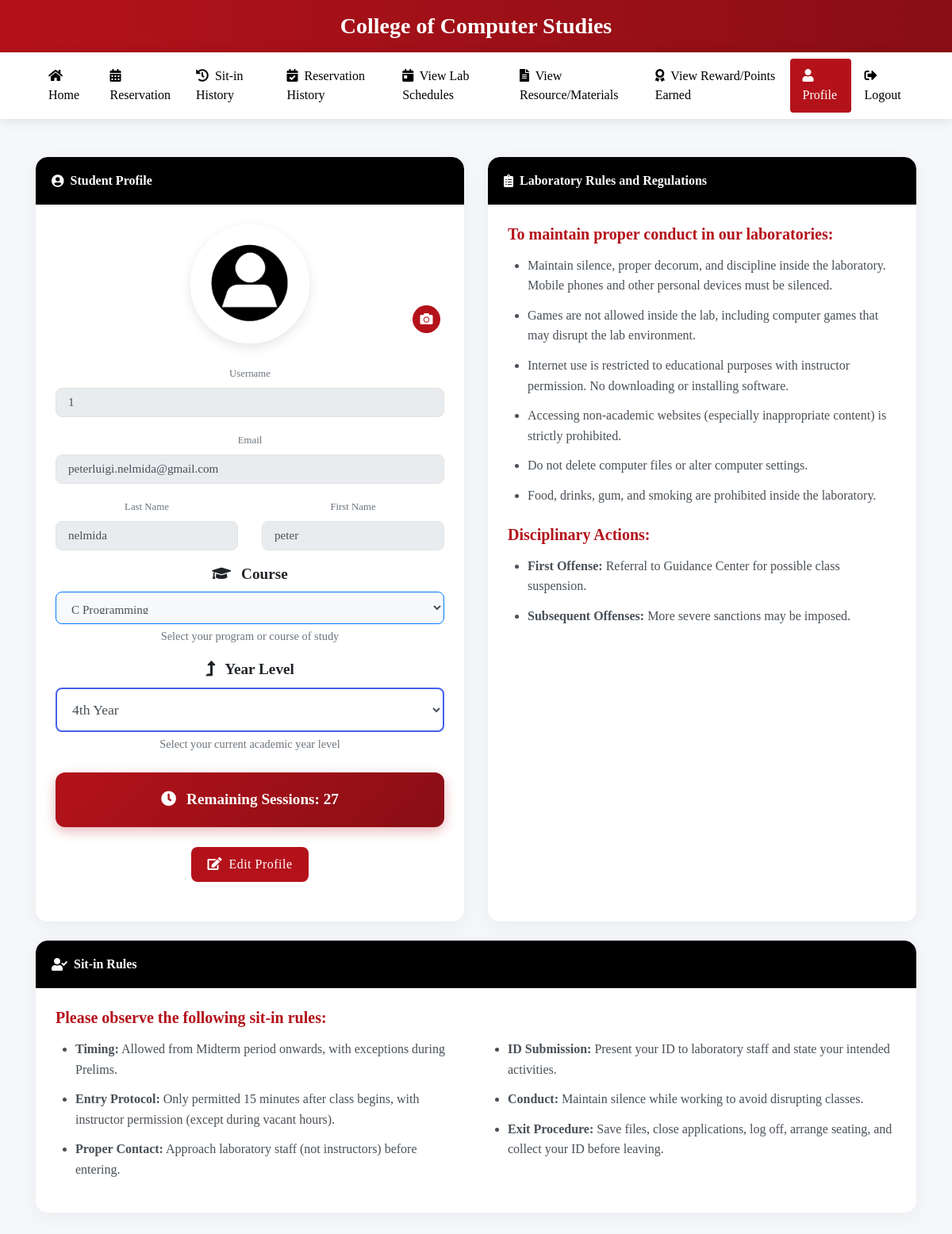
The page /profile (signed in) on the database as committed earlier.
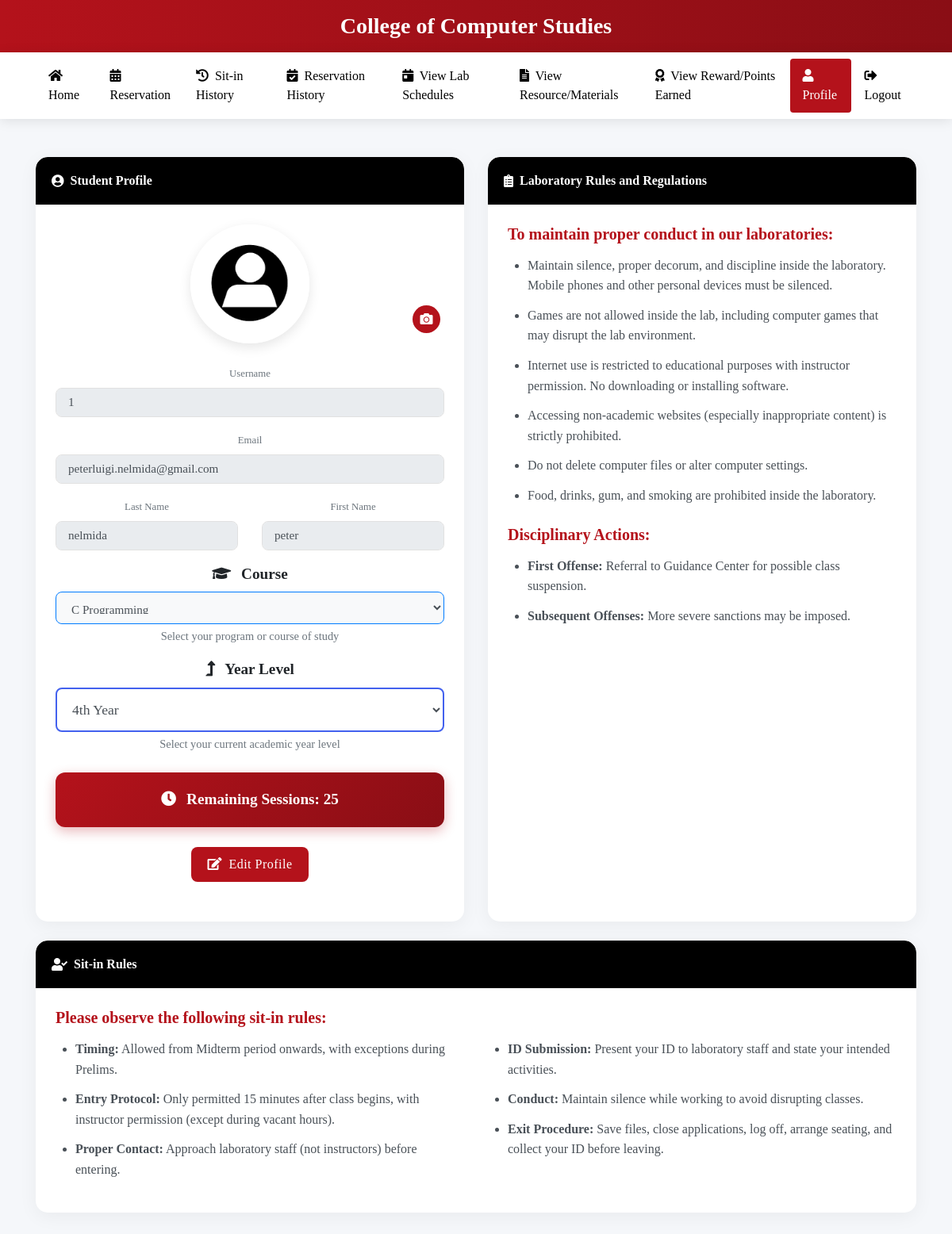
The same page on the database as committed later.
### tables this page shows
CREATE TABLE users
(id INTEGER PRIMARY KEY AUTOINCREMENT,
idno varchar(50),
lastname varchar(80),
firstname varchar(80),
middlename varchar(80),
course varchar(50),
year_level varchar(50),
email varchar(60),
username varchar(80),
password varchar(90), remaining_sessions INTEGER DEFAULT 30, is_admin INTEGER DEFAULT 0, profile_image TEXT, role TEXT DEFAULT 'user', points INTEGER DEFAULT 0);

### app.py (the view)
@app.route('/profile')
def profile():
    if 'user_id' not in session:
        return redirect(url_for('login'))
    user_id = session['user_id']
    conn = get_db_connection()
    cursor = conn.cursor()
    cursor.execute('SELECT * FROM users WHERE idno = ?', (user_id,))
    user = cursor.fetchone()
    conn.close()
    if user:
        return render_template('profile.html', user=user)
    return redirect(url_for('login'))

### app.py (called while the page is built, shortened)
def get_db_connection():
    conn = sqlite3.connect('students.db', timeout=30)
    conn.execute("PRAGMA journal_mode=WAL")  # Use Write-Ahead Logging
    conn.row_factory = sqlite3.Row
    try:
        cursor = conn.cursor()
        cursor.execute("PRAGMA table_info(users)")
        columns = [column[1] for column in cursor.fetchall()]
        cursor.execute("PRAGMA table_info(sitins)")
        sitins_columns = [column[1] for column in cursor.fetchall()]
    except Exception as e:
        print(f"Error in get_db_connection: {str(e)}")
    return conn

### templates/profile.html (shortened to what the changed rows need)
<!DOCTYPE html>
<html lang="en">
<head>
<link rel="stylesheet" href="https://stackpath.bootstrapcdn.com/bootstrap/4.5.2/css/bootstrap.min.css" />
<link rel="stylesheet" href="https://cdnjs.cloudflare.com/ajax/libs/font-awesome/5.15.3/css/all.min.css">
</head>
<body>
<div class="container py-5">
    <div class="row">
        <div class="col-md-6 mb-4">
            <div class="card h-100">
                <div class="card-body">
                    <div class="text-center">
                        <form id="editUserForm" method="POST" action="{{ url_for('update_user') }}">
                            <div class="form-group">
                                <label class="small text-muted">Username</label>
                                <input type="text" class="form-control" value="{{ user['username'] }}" disabled>
                            </div>
                            <div class="form-group">
                                <label class="small text-muted">Email</label>
                                <input type="email" class="form-control" value="{{ user['email'] }}" disabled>
                            </div>
                            <div class="row">
                                <div class="col-md-6">
                                    <div class="form-group">
                                        <label class="small text-muted">Last Name</label>
                                        <input type="text" class="form-control" value="{{ user['lastname'] }}" disabled>
                                    </div>
                                </div>
                                <div class="col-md-6">
                                    <div class="form-group">
                                        <label class="small text-muted">First Name</label>
                                        <input type="text" class="form-control" value="{{ user['firstname'] }}" disabled>
                                    </div>
                                </div>
                            </div>
                            <div class="form-group">
                                <label for="yearLevel" style="font-size: 1.2rem; font-weight: 600; color: #212529;"><i class="fas fa-level-up-alt mr-2"></i> Year Level</label>
                                <select class="form-control form-control-lg" id="yearLevel" name="year_level" style="font-size: 1.1rem; font-weight: 500; padding: 15px; height: auto; border: 2px solid #4361ee; background-color: #fff;">
                                    <option value="4" {% if user['year_level'] == '4' %}selected{% endif %}>4th Year</option>
                                </select>
                                <small class="form-text text-muted" style="font-size: 0.9rem; margin-top: 5px;">Select your current academic year level</small>
                            </div>
                            <div class="remaining-session">
                                <p><i class="fas fa-clock mr-2"></i> <strong>Remaining Sessions:</strong> <span id="remainingSession">{{ user['remaining_sessions'] }}</span></p>
                            </div>
                        </form>
                    </div>
                </div>
            </div>
        </div>
    </div>
</div>
</body>
</html>

Rows that differ between the two databases and show on the page:
changed users "peterluigi.nelmida@gmail.com": remaining_sessions "27" → "25"
